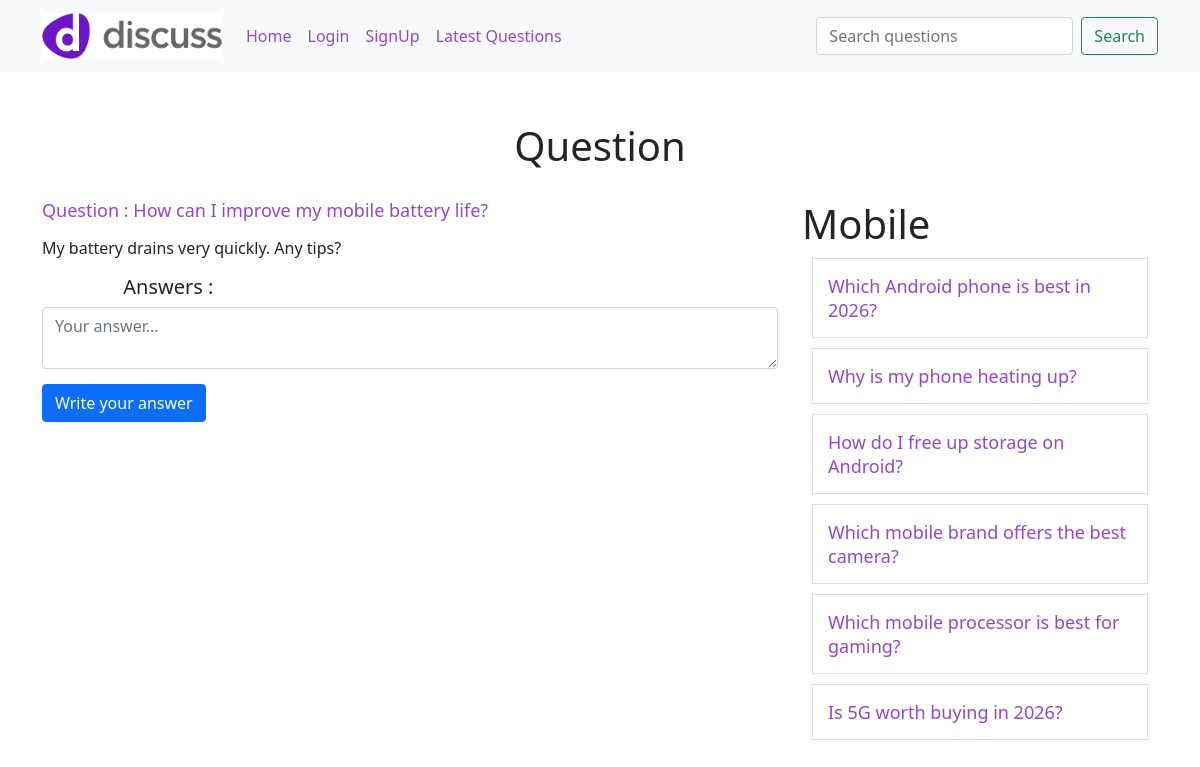
The page /discuss/index.php?question_id=3 on the database its author committed.
### tables this page shows
CREATE TABLE `questions` (
  `id` int(11) NOT NULL,
  `title` varchar(255) NOT NULL,
  `description` text NOT NULL,
  `category_id` int(11) NOT NULL,
  `user_id` int(11) NOT NULL
);

CREATE TABLE `category` (
  `id` int(11) NOT NULL,
  `name` varchar(100) NOT NULL
);

### discuss/client/question-details.php (the view, shortened to what this page needs)
<div class="container">
    <h1 class="text-center">Question</h1>
    <div class="row">
        <div class="col-8">
            <?php
            include("./common/db.php");
            $stmt = $conn->prepare("SELECT * FROM questions WHERE id = ?");
            $stmt->bind_param("i", $question_id);
            $stmt->execute();
            $result = $stmt->get_result();
            $row = $result->fetch_assoc();
            $category_id = $row['category_id'];
            echo "<h5 class='margin-bottom-15 question-title'>Question : " . $row['title'] . "</h5>";
            echo "<p class='margin-bottom-15'>" . $row['description'] . "</p>";
            include("./client/answers.php");
            ?>
            <form action="./server/requests.php" method="post">
                <textarea class="form-control margin-bottom-15" name="answer" id="textarea" placeholder="Your answer..."></textarea>
                <button class="btn btn-primary">Write your answer</button>
            </form>
        </div>
        <div class="col-4">
            <?php
            $nameCategoryStmt = $conn->prepare("SELECT name FROM category WHERE id = ?");
            $nameCategoryStmt->bind_param("i", $category_id);
            $nameCategoryStmt->execute();
            $result = $nameCategoryStmt->get_result();
            $categoryRow = $result->fetch_assoc();
            $categoryName = ucfirst($categoryRow['name']);
            echo "<h1>".$categoryName."</h1>";
            $relatedStmt = $conn->prepare("SELECT * FROM questions WHERE category_id = ? AND id != ? ");
            $relatedStmt->bind_param("ii", $category_id, $question_id);
            $relatedStmt->execute();
            $result = $relatedStmt->get_result();
            foreach ($result as $row) {
                $id = $row['id'];
                $title = $row['title'];
                echo "<div>
                        <h5 class='question-list'><a href='?question_id=$id'>$title</a></h5>
                     </div>";
            }
            ?>
        </div>
    </div>
</div>

### discuss/public/style.css (style rules this page uses)
a { color: rgb(148, 72, 199) !important; }
.text-center { text-align: center; margin-top: 50px; margin-bottom: 30px; }
.margin-bottom-15 { margin-bottom: 15px; }
.question-list { border: 1px solid #ddd; padding: 15px; margin: 10px; }
.question-list a, .question-title { text-decoration: none; font-size: 18px; color: #9448c7; }

### rows shown on the page
questions: title "How can I improve my mobile battery life?", description "My battery drains very quickly. Any tips?"
category: name "Mobile"
questions: title "Which Android phone is best in 2026?"
questions: title "Why is my phone heating up?"
questions: title "How do I free up storage on Android?"
questions: title "Which mobile brand offers the best camera?"
questions: title "Which mobile processor is best for gaming?"
questions: title "Is 5G worth buying in 2026?"
